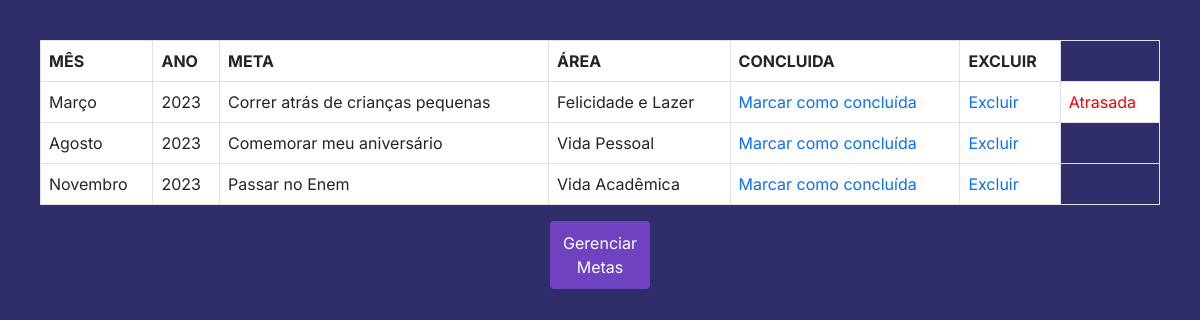
Screenshot of /Metas/readAll.php (signed in) with the database file from the repository.
### tables this page shows
CREATE TABLE `metas` (
  `id` int(11) NOT NULL,
  `mesSelecionado` varchar(100) NOT NULL,
  `areaMeta` varchar(100) NOT NULL,
  `concluido` tinyint(1) NOT NULL,
  `metas` varchar(100) NOT NULL,
  `anoIns` int(11) NOT NULL,
  `id_user` int(4) NOT NULL
);

### Metas/Crud.php (called while the page is built, shortened)
<?php
class Crud
{
    private $connect;
    function __construct($con){
        $this->connect = $con;
    }
    public function pegaConcluidas($id){
        $query = $this->connect->prepare("SELECT * FROM metas WHERE concluido = 0 AND id_user = $id");
        $query->execute();
        $result = $query->fetchAll(PDO::FETCH_ASSOC);
        return $result;
    }
}

### Metas/readAll.php (the view, shortened to what this page needs)
<?php
include_once("conect.php");
include_once("Crud.php");
?>
<!DOCTYPE html>
<html lang="en">
<head>
    <link rel="stylesheet" href="bootstrap/css/bootstrap.min.css">
    <link rel="stylesheet" href="Style.css">
</head>
<body class="body3">
</body>
</html>
<?php
$id = $_SESSION['id'];
$obj = new Crud($con);
$resultado = $obj->pegaConcluidas($id);
if (count($resultado) === 0) {
    echo "Todas as metas cumpridas, PARABÉNS! :)";
} else {
    echo "<table class='table table-bordered' border = '1' >";
    echo "<tr> <th> MÊS </th> <th> ANO </th> <th> META </th> <th> ÁREA </th> <th> CONCLUIDA </th> <th> EXCLUIR </th> </tr>";
    foreach ($resultado as $row) {
        $valorAno = $row['anoIns'];
        $valorAnoAtual = date('Y');
        switch ($row['mesSelecionado']) {
            case 'Março':
            $valormes = 3;
            break;
            case 'Agosto':
            $valormes = 8;
            break;
            case 'Novembro':
            $valormes = 11;
            break;
        }
        $valorMesAtual = date('m');
        echo "<tr>
            <td>".$row['mesSelecionado']."</td>
            <td>".$row['anoIns']."</td>
            <td>".$row['metas']."</td>
            <td>".$row['areaMeta']."</td>
            <td>";
            if ($row['concluido'] == 1 && $valormes < $valorMesAtual && $valorAno < $valorAnoAtual) {
                echo "Concluída com Pendência";
            } else if ($row['concluido'] == 1 && $valormes < $valorMesAtual) {
                echo "Concluída com Pendência";
            } else if ($row['concluido'] == 1 && $valorAno < $valorAnoAtual) {
                echo "Concluída com Pendência";
            } else if ($row['concluido'] == 1) {
                echo "Concluída";
            } else {
                echo "<a href='javascript:void(0)' onclick='marcarConcluida(".$row['id'].")'>Marcar como concluída</a>";
            }
        echo "</td>
                <td>
                <a href='javascript:void(0)' onclick='excluirMeta(".$row['id'].")'>Excluir</a>
                </td>";
                if ($row['concluido'] == 0 && $valormes < $valorMesAtual && $valorAno < $valorAnoAtual) {
                    echo "<td style='color: red;'>Atrasada</td>";
                } else if ($row['concluido'] == 0 && $valormes < $valorMesAtual) {
                    echo "<td style='color: red;'>Atrasada</td>";
                } else if ($row['concluido'] == 0 && $valorAno < $valorAnoAtual) {
                  echo "<td style='color: red;'>Atrasada</td>";
                }
        echo "</tr>";
    }
    echo "</table>";
}
echo "<p><a href='metas.php'><button class='btn2' type='button'>Gerenciar Metas</button></a></p>";
?>

### Metas/Style.css (style rules this page uses)
* { margin: 0; padding: 0; box-sizing: border-box; }
.body3 { font-family: "Inter", sans-serif; padding: 40px; height: 100vh; display: flex; flex-direction: column; align-items: center; background: #2f2e6a; color: white; }
.btn1, .btn2, .btn3 { background-color: #6f42c1; display: inline-block; width: 100px; padding: 10px; color: #fff; border: none; border-radius: 4px; cursor: pointer; transition: background-color 0.3s; margin-right: 20px; }
.btn1:last-child, .btn2:last-child, .btn3:last-child { margin-right: 0; }
a { text-decoration: none; }

### rows the page displays
metas: mesSelecionado "Março", anoIns "2023", metas "Correr atrás de crianças pequenas", areaMeta "Felicidade e Lazer", concluido "Atrasada"
metas: mesSelecionado "Agosto", anoIns "2023", metas "Comemorar meu aniversário", areaMeta "Vida Pessoal"
metas: mesSelecionado "Novembro", anoIns "2023", metas "Passar no Enem", areaMeta "Vida Acadêmica"
